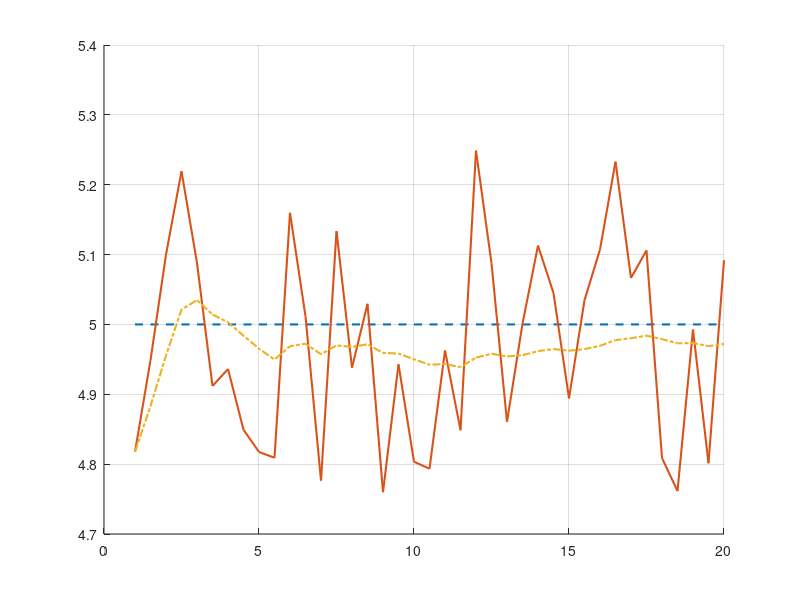

The MATLAB source for this figure:
close all;
clear all;

%% Average Value Formula

% Making The Data
Time = 1:0.5:20;

Truth = 5 .* ones(size(Time,2),1);
Measured = Truth + 0.5 .* (rand(size(Truth,1),1) - 0.5);

AVG = zeros(size(Truth,1),1);

for n = 1:size(Truth,1)

	PreviousMeasured = 0;

	for i = 1:n
		PreviousMeasured = PreviousMeasured + Measured(i);
	end

	AVG(n) = (1/n) .* (PreviousMeasured);

end

fig = figure;
hold on;
plot(Time,Truth,'LineWidth',1.5,'LineStyle','--');
plot(Time,Measured,'LineWidth',1.5);
plot(Time, AVG, 'LineWidth', 1.5, 'LineStyle', '-.')
hold off;
grid on;


%% Alpha−Beta Track Update Equations

alpha = 0.9;    % High Precision Radars use a high alpha (close to 1)
beta  = 0.9;    % High Precision Radars use a high beta  (close to 1)

% Update State Equation for position





















